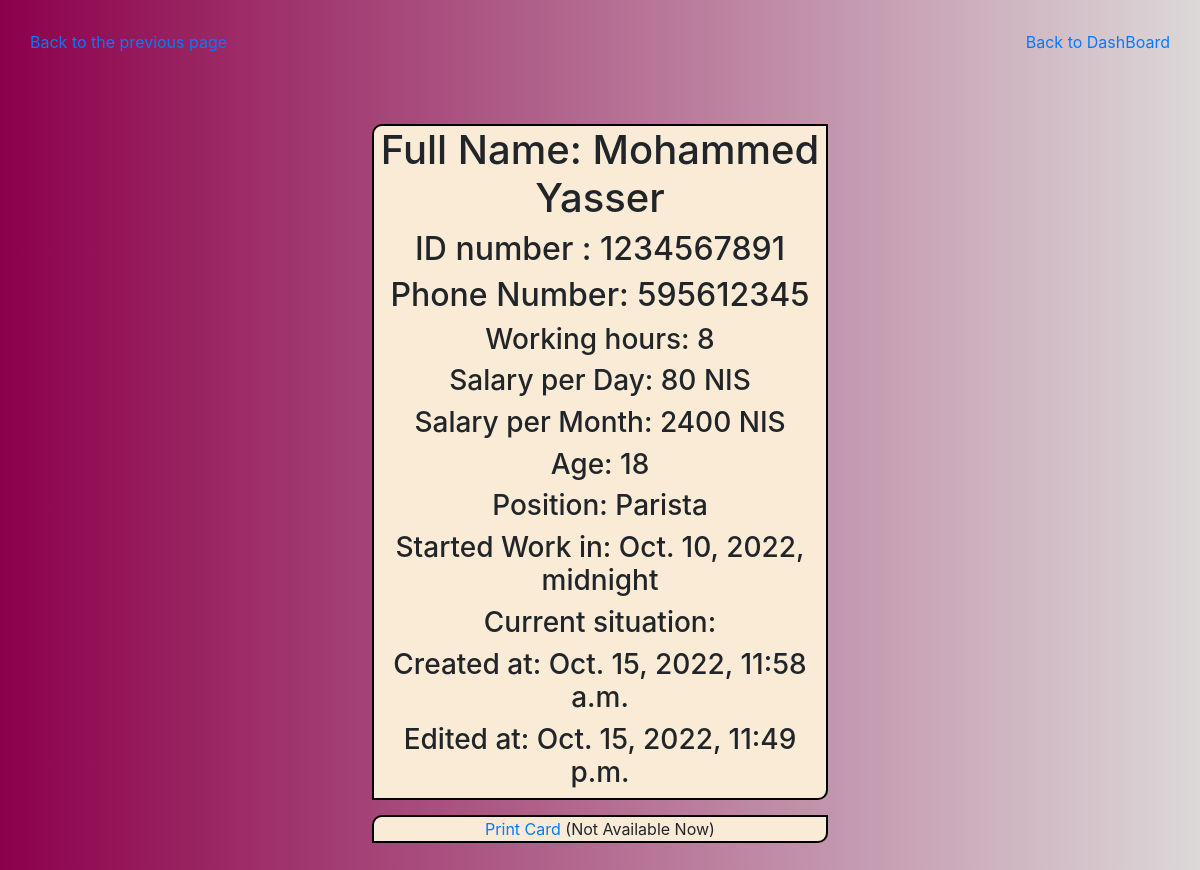
Page /showEmployee/6 on the committed database.
### vintage_app/models.py (models this page shows, shortened)
class SoftDeleteModel(models.Model):
    is_deleted = models.BooleanField(default=False)
    class Meta:
        abstract = True

class Employee(SoftDeleteModel):
    first_name = models.CharField(max_length = 255)
    last_name = models.CharField(max_length = 255)
    id_number = models.IntegerField()
    phone_number = models.IntegerField()
    working_hours = models.IntegerField()
    salary = models.IntegerField()
    age = models.IntegerField()
    position = models.CharField(max_length = 255)
    started_date = models.DateTimeField()
    created_at = models.DateTimeField(auto_now_add = True)
    updated_at = models.DateTimeField(auto_now = True)
    objects = EmployeeManager()

### vintage_app/views.py (the view)
# urls.py: path('showEmployee/<int:id>', views.showEmployee),
def showEmployee(request,id):
    emp= Employee.objects.get(id=id)
    context={
        'emp': Employee.objects.get(id=id),
        'empm': emp.salary*30
    }
    return render(request,"showDetailsEmployee.html",context)

### vintage_app/templates/showDetailsEmployee.html (shortened to what this page needs)
<!DOCTYPE html>
<html lang="en">
<head>
    <link rel="stylesheet" href="https://stackpath.bootstrapcdn.com/bootstrap/4.5.2/css/bootstrap.min.css">
</head>
<body>
    <div class="head">
    <a href="/showallEmployees"> Back to the previous page </a>
    <a href="/adminDashboard"> Back to DashBoard </a>
</div>
    <div id="div1">
    <h1> Full Name: {{emp.first_name}} {{emp.last_name}}</h1>
    <h2> ID number : {{emp.id_number}}</h2>
    <h2> Phone Number: {{ emp.phone_number }}</h2>
    <h3> Working hours: {{emp.working_hours}} </h3>
    <h3> Salary per Day: {{emp.salary}} NIS</h3>
    <h3> Salary per Month: {{empm}} NIS </h3>
    <h3> Age: {{emp.age}} </h3>
    <h3> Position: {{emp.position}}</h3>
    <h3> Started Work in: {{emp.started_date}} </h3>
    <h3> Current situation: {{emp.current_situation}}</h3>
    <h3> Created at: {{emp.created_at}} </h3>
    <h3> Edited at: {{emp.updated_at}} </h3>
</div>
<div id="div">
<a href="#">Print Card</a> (Not Available Now)
</div>
</body>
</html>

### vintage_app/templates/showDetailsEmployee.html (style rules this page uses)
body { background-image: linear-gradient(to right, #8c004b, #dcd8d8); padding: 30px; }
#div1 { width: 40%; background-color: antiquewhite; margin: 0 auto; margin-top: 70px; text-align: center; border: 2px solid black; border-radius: 10px 0px 10px 0px; }
#div { margin: 0 auto; margin-top: 15px; width: 40%; background-color: antiquewhite; text-align: center; border: 2px solid black; border-radius: 10px 0px 10px 0px; }
.head { display: flex; justify-content: space-between; }

### rows in the picture
Employee: first_name "Mohammed", last_name "Yasser", id_number "1234567891", phone_number "595612345", working_hours "8", salary "80", age "18", position "Parista", started_date "Oct. 10, 2022, midnight", created_at "Oct. 15, 2022, 11:58 a.m.", updated_at "Oct. 15, 2022, 11:49 p.m."

### other values in the picture
{{ empm }} "2400"
